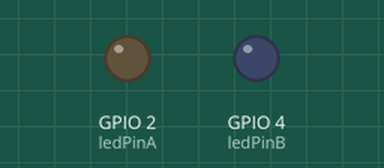
This sketch was run on a simulated ESP32. Parts: output pins drawn as LEDs (lit = HIGH). What the sketch prints to the serial monitor is not drawn.

Above: at 0.05 s.
At 1.3 s:
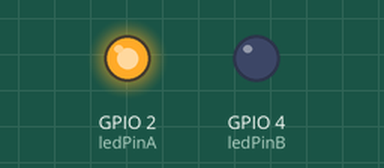
At 2.55 s:
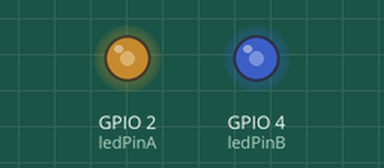
Timing chart, 0 to 5.9 s (numbered marks = the images above):
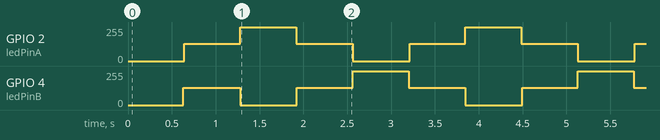

Measured:
- by itself, GPIO 2 (ledPinA): repeats every 2.6 s: 255/255 0.64 s, 128/255 0.65 s, 0/255 0.65 s, 128/255 0.64 s
- by itself, GPIO 4 (ledPinB): repeats every 2.6 s: 0/255 0.65 s, 128/255 0.64 s, 255/255 0.64 s, 128/255 0.65 s

The sketch:

ex06.ino
```cpp
// ex06.ino Step3 — 反相PWM：警车双闪灯效，最终版
const int ledPinA = 2;
const int ledPinB = 4;
const int freq = 5000;
const int resolution = 8;

void setup() {
  Serial.begin(115200);
  ledcAttach(ledPinA, freq, resolution);
  ledcAttach(ledPinB, freq, resolution);
  // 初始：A全亮 B全灭
  ledcWrite(ledPinA, 255);
  ledcWrite(ledPinB, 0);
  Serial.println("ex06: 警车双闪灯效");
}

void loop() {
  // 反相渐变1：A渐亮(0→255)  B渐暗(255→0)
  for (int duty = 0; duty <= 255; duty++) {
    ledcWrite(ledPinA, duty);
    ledcWrite(ledPinB, 255 - duty);
    delay(5);
  }
  // 反相渐变2：A渐暗(255→0)  B渐亮(0→255)
  for (int duty = 255; duty >= 0; duty--) {
    ledcWrite(ledPinA, duty);
    ledcWrite(ledPinB, 255 - duty);
    delay(5);
  }
}
```
